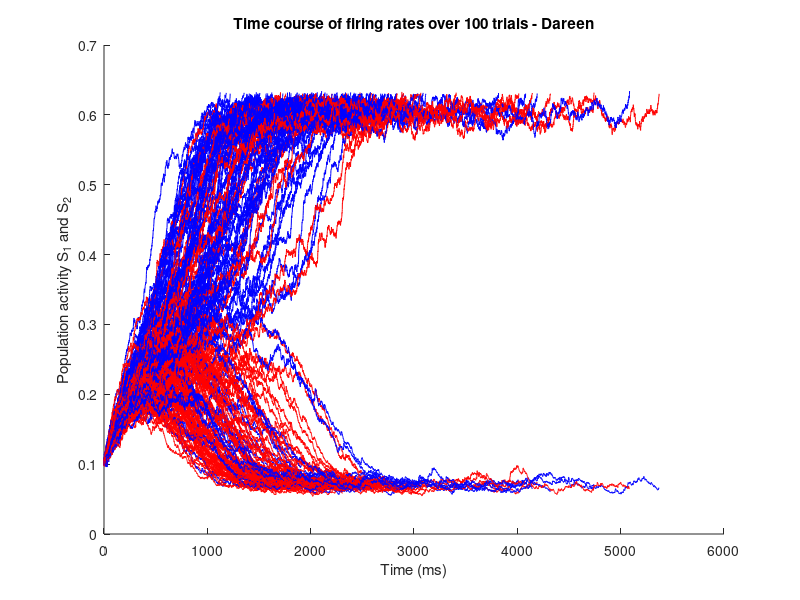

This chart was generated by the following MATLAB code: (Note: this script raises an error after producing the figure.)
%% Simulating the rate network
close all;clear all;clc

% defining time constant 
tau = 0.1; % 100 ms

% defining scaling function (gamma)
y = 0.641; 

% defining response function for non-linear gain; converts synaptic input
% into firing rate (like sigmoid function)
a = 270 * 10^9; 
b = 108; 
d = 0.15;

% defining synaptic weights
 w_11 = 0.2609 * 10^-9; % recurrent excitation from population 1-1
 w_22 = 0.2609 * 10^-9; % recurrent excitation from population 2-2
 w_12 = 0.0497 * 10^-9; % inhibition from population 1-2
 w_21 = 0.0497 * 10^-9; % inhibition from population 2-1

 % defining external current applied
 I_1 = 0.3310 * 10^-9; % external current applied to population 1 
 I_2 = 0.3304 * 10^-9; % external current applied to population 2

 % simulation time 
 dt = 0.001; % time step of 1ms 
 time_span = 7; % 7 seconds max per trial (the longer = better population stablisation)
 t = 0:dt:time_span; % time vector 

 % defining threshold; when S1 or S2 cross this, a decision is made 
 thresh = 0.63; % decision threshold at 0.63, can change later but I ran this script 
 % and changed this value until I saw changes in the model. First started
 % off at 0.8 but that was too high for the model to make a decision. 

total_trial = 100; % a total of 100 simulation trials

 % S population activity initialisation
S1_all = zeros(total_trial, length(t));
S2_all = zeros(total_trial, length(t));

% for calculating firing rate percentage later 
r1_all = zeros(total_trial, length(t));
r2_all = zeros(total_trial, length(t));

 % preallocation for decision outcomes where 1 = S1 wins, 2 = S2 wins
model_decision = zeros(1, total_trial);
duration = zeros(1, total_trial);

 % simulation loop over 100 trials 
 for trial = 1:total_trial
     S1 = 0.1; % initial state is 0.1
     S2 = 0.1; % initial state is 0.1
     output_decision = false; 

     for i = 1:length(t)
         current_time = t(i); % tracks the current time 

         % noise inputs on pop 1 and 2
         I_noise1 = 0.03 * 10^-9 * randn; % normal noise on inputs to population 1
         I_noise2 = 0.03 * 10^-9 * randn; % normal noise on inputs to population 2

         % computing synpatic for each pop 
         % excitation + inhbition + input + noise
         I_syn1 = w_11*S1 - w_12*S2 + I_1 + I_noise1; % equation 5
         I_syn2 = w_22*S2 - w_21*S1 + I_2 + I_noise2; % equation 6

         % computing firing rates using non-linear transfer function from
         % synaptic input
         r1 = (a*I_syn1 - b) / (1 - exp(-d*(a*I_syn1 - b))); % equation 3
         r2 = (a*I_syn2 - b) / (1 - exp(-d*(a*I_syn2 - b))); % equation 4

       % catching NaN values 
       if isnan(r1) || isinf(r1)
           r1 = 0;
       end
       if isnan(r2) || isinf(r2)
           r2 = 0;
       end

       % this stores firing rates 
       r1_all(trial, i) = r1;
       r2_all(trial, i) = r2;

         % updating S1 and S2 using Euler's method 
         dS1 = (-S1 / tau + (1-S1) * y * r1) * dt; % equation 1 
         dS2 = (-S2 / tau + (1-S2) * y * r2) * dt; % equation 2 

         % updates the pop activity values
         S1 = S1 + dS1;
         S2 = S2 + dS2;

         % catching NaNs again, for unstable activity
         if isnan(S1) || isinf(S1)
             S1 = 0;
         end
         if isnan(S2) || isinf(S2)
             S2 = 0;
         end

         % this stores updated activity 
         S1_all(trial, i) = S1;
         S2_all(trial, i) = S2;

     % checking for threshold crossing and decision outcome
if ~output_decision && (S1 >= thresh || S2 >= thresh)
    output_decision = true;
    duration(trial) = current_time; % time to reach threshold or make decision
    decision_index(trial) = i; % indexing this decision time

    % decision determined as soon as firing rate of model reaches threshold
    % 
    if S1 >= thresh
        model_decision(trial) = 1; % pop 1 wins
    else
        model_decision(trial) = 2; % pop 2 wins
    end

   % decided to hold activity constant after decision 
  S1_all(trial, i:end) = S1;
  S2_all(trial, i:end) = S2;
    break; % so the trial ends after the decision is made
end
     end
 end
 
% displaying the summary for initial input parameters 
no_decision_trials = sum(model_decision == 0); % essentially counts how many trials 
% failed to reach a decision - this fluctuates each time script is run
% because of randn

% this is what I used to tell me which threshold to use, I lowered the
% threshold until I saw outputs here
fprintf('Trials with no decision: %d out of %d\n', no_decision_trials, total_trial); 
fprintf('Proportion of trials choosing Option 1: %.2f\n', mean(model_decision == 1));
fprintf('Proportion of trials choosing Option 2: %.2f\n', mean(model_decision == 2));
fprintf('Mean decision time: %.3f seconds\n', mean(duration(duration > 0)));
%% Question 1: Plot the trajectory of 100 trials over time. 

figure(1); % for plotting trajectory of 100 trials over time 
hold on;

for trial = 1:total_trial % total_trial = 100
    if decision_index(trial) > 0 % trial is only plotted if decision was made and threshold crossed
        idx = decision_index(trial); % time index where decision occured
   plot(t(1:idx) * 1000, S1_all(trial, 1:idx), 'b', 'LineWidth', 0.3);  % Pop 1 activity over time up to decision
   plot(t(1:idx) * 1000, S2_all(trial, 1:idx), 'r', 'LineWidth', 0.3);  % Pop 2 activity over time up to decision
    end
end

xlabel('Time (ms)'); % up to 7000ms (so 7 seconds)
ylabel('Population activity S_1 and S_2'); % from 0.1 to 0.63
title('Time course of firing rates over 100 trials - Dareen');
yline(thresh, '--k', 'Threshold'); % represents when the decision was made (set as 0.63)
legend('S_1', 'S_2'); % S1 in blue, S2 in red 

hold off;

% plot reflects trial-to-trial variability because of noise
%% Question 2: Calculate the percentage of trials in which Population 1 reaches the decision threshold first.

% setting the decision threshold
decision_thresh = 0.5;

% initialising population that crossed the threshold first, where 1 is
% pop 1, 2 is pop 2, and 0 is neither
model_choice = zeros(total_trial, 1); 

% looping over all 100 trials 
for trial = 1:total_trial
    % find() to determine the first index where the threshold is crossed for each t
    S1_crossed = S1_all(trial, :) >= decision_thresh; % true if S1 crosses decision threshold
    S2_crossed = S2_all(trial, :) >= decision_thresh; % true if S2 crosses decision threshold

    % if either population crossed 0.5, then if sum > 0
    reached_thresh1 = sum(S1_crossed) > 0; % checking if S1 reached threshold
    reached_thresh2 = sum(S2_crossed) > 0; % checking if S2 reached threshold

    if reached_thresh1 && ~reached_thresh2
        model_choice(trial) = 1; % for population 1 if reached threshold first
    elseif ~reached_thresh1 && reached_thresh2
        model_choice(trial) = 2; % for population 2 if reached threshold first
    elseif reached_thresh1 && reached_thresh2 % if both reached threshold... then....

        % find which population reached first
        first1 = find(S1_crossed, 1); % indexing of S1 first crossing
        first2 = find(S2_crossed, 1); % indexing of S2 first crossing

        if first1 < first2
            model_choice(trial) = 1; % if S1 reached first it wins decision
        elseif first2 < first1
            model_choice(trial) = 2; % if S2 reached first it wins decision
        end
    end
end

% the proportion of trials choosing choice 1 
prop_choice1 = mean(model_choice == 1) * 100; % percentage is calculated

% displaying this percentage to include in document
fprintf('The model chose choice 1 in %.2f%% of trials.\n', prop_choice1);
%% Question 3: Calculate the average decision time when choosing choice 1

% setting the decision threshold
decision_thresh = 0.5; % decision when pop activity crosses this

%1: identifying the trials where pop 1 reaches 0.5 first
% initialising vector to store decision times (in seconds)
decision_times = NaN(total_trial, 1); % NaN to exclude trials that didn't reach the 0.5 first

% looping over the 100 simulation trials 
for trial = 1:total_trial
    % find() to get first time point when the threshold is crossed 
    S1_crossed = S1_all(trial, :) >= decision_thresh; % >= if pop1 reaches 0.5
    S2_crossed = S2_all(trial, :) >= decision_thresh; % >= if pop2 reaches 0.5

    % if sum > 0, then either population did cross 0.5
    reached_thresh1 = sum(S1_crossed) > 0;
    reached_thresh2 = sum(S2_crossed) > 0;

    % determining if pop 1 reached 0.5 first
    if reached_thresh1 && ~reached_thresh2
        % 2: time point when firing rate of pop 1 surpasses 0.5
        decision_times(trial) = t(find(S1_crossed, 1)); % decision time of pop 1 reaching 0.5
        % if both pop crossed 0.5
    elseif reached_thresh1 && reached_thresh2
        % find() for time where each pop reached 0.5
        first1 = find(S1_crossed, 1);
        first2 = find(S2_crossed, 1);
        
        if first1 < first2
            % storing decision time only if population 1 reached 0.5
            decision_times(trial) = t(first1); % time pop1 reached 0.5
        end
    end
end

% 3: computing mean of decision times (converted to ms)
% filtering non-NaN for trials where pop 1 didn't reach 0.5 (isnan)
avg_decision_time_choice1 = mean(decision_times(~isnan(decision_times))) * 1000;

% displaying the average decision time when model chooses choice 1
fprintf('Average decision time when choosing choice 1: %.0f ms\n', avg_decision_time_choice1);
%% Question 4: Adjust I_1 and I_2 so that population 1 reaches the threshold of 0.5 first in approximately 50% of trials.

% I just used the same rate network code as above but changed the I_1 and
% I_2 values (i did this until Q7) to see how often pop 1 wins

close all;clear all;clc

% defining time constant 
tau = 0.1; % 100 ms

% defining scaling factor for synaptic input
y = 0.641; 

% defining response function 
a = 270 * 10^9; % gain function: steepness
b = 108; % gain function: threshold shift
d = 0.15; % gain function: non-linearity 

% defining synaptic weights
 w_11 = 0.2609 * 10^-9; % recurrent exictation from population 1-1
 w_22 = 0.2609 * 10^-9; % recurrent excitation from population 2-2
 w_12 = 0.0497 * 10^-9; % inhibition from population 1-2
 w_21 = 0.0497 * 10^-9; % inhibition from population 2-1

 % defining external current applied for 50%; 
 % balancing inputs, but there is slight variability, so needs to be run multiple times
 I_1 = 0.3305 * 10^-9; % external current applied to population 1 
 I_2 = 0.3304 * 10^-9; % external current applied to population 2

 % simulation time 
 dt = 0.001; % time step of 1ms 
 time_span = 7; % 6 seconds max per trial
 t = 0:dt:time_span; % time vector 

 % defining threshold 
 thresh = 0.63; % decision threshold at 0.63, same as above, I still kept it at 0.63, not 0.5

 total_trial = 100; % a total of 100 simulation trials

 % S population activity initialisation
S1_all = zeros(total_trial, length(t));
S2_all = zeros(total_trial, length(t));

% for calculating firing rate percentage later 
r1_all = zeros(total_trial, length(t));
r2_all = zeros(total_trial, length(t));

 % preallocation for decision making
model_decision = zeros(1, total_trial); % stores decision (1 for S1, 2 for S2)
duration = zeros(1, total_trial); % stores decision time

 % simulation loop over trials 
 for trial = 1:total_trial
     S1 = 0.1; % initial state 
     S2 = 0.1; % initial state 
     output_decision = false; % tracking decision

     for i = 1:length(t)
         current_time = t(i); % current simulation time

         % noise inputs on pop 1 and 2
         I_noise1 = 0.03 * 10^-9 * randn; % normal noise on inputs to population 1
         I_noise2 = 0.03 * 10^-9 * randn; % normal noise on inputs to population 2

         % computing synpatic input currents for each pop
         I_syn1 = w_11*S1 - w_12*S2 + I_1 + I_noise1; % equation 5
         I_syn2 = w_22*S2 - w_21*S1 + I_2 + I_noise2; % equation 6

         % computing firing rates using non-linear function 
         r1 = (a*I_syn1 - b) / (1 - exp(-d*(a*I_syn1 - b))); % equation 3
         r2 = (a*I_syn2 - b) / (1 - exp(-d*(a*I_syn2 - b))); % equation 4

       % catching NaN values 
       if isnan(r1) || isinf(r1)
           r1 = 0;
       end
       if isnan(r2) || isinf(r2)
           r2 = 0;
       end

       % stores firing rates 
       r1_all(trial, i) = r1;
       r2_all(trial, i) = r2;

         % updating S1 and S2 using Euler's method 
         dS1 = (-S1 / tau + (1-S1) * y * r1) * dt; % equation 1 
         dS2 = (-S2 / tau + (1-S2) * y * r2) * dt; % equation 2 

         % updates population activity
         S1 = S1 + dS1;
         S2 = S2 + dS2;

         % catching NaNs
         if isnan(S1) || isinf(S1)
             S1 = 0;
         end
         if isnan(S2) || isinf(S2)
             S2 = 0;
         end

         % stores the pop activity 
         S1_all(trial, i) = S1;
         S2_all(trial, i) = S2;

     % checking for threshold crossing 
if ~output_decision && (S1 >= thresh || S2 >= thresh)
    output_decision = true;
    duration(trial) = current_time;
    decision_index(trial) = i;

    if S1 >= thresh
        model_decision(trial) = 1;
    else
        model_decision(trial) = 2;
    end

    % decided to hold activity constant after decision 
  S1_all(trial, i:end) = S1;
  S2_all(trial, i:end) = S2;
    break; % ends the trial early, just to avoid any more random fluctations
end
     end
 end
 
% summary stats display
no_decision_trials = sum(model_decision == 0);
fprintf('Trials with no decision: %d out of %d\n', no_decision_trials, total_trial);
fprintf('Proportion of trials choosing Option 1: %.2f\n', mean(model_decision == 1));
fprintf('Proportion of trials choosing Option 2: %.2f\n', mean(model_decision == 2));
fprintf('Mean decision time: %.3f seconds\n', mean(duration(duration > 0)));

% setting the decision threshold
decision_thresh = 0.5;

% Initialising population that crossed the threshold first, where 1 is
% population 1
model_choice = zeros(total_trial, 1); 

% looping over the 100 trials 
for trial = 1:total_trial
    % find() to determine whether threshold is reached for each t
    S1_crossed = S1_all(trial, :) >= decision_thresh;
    S2_crossed = S2_all(trial, :) >= decision_thresh;

    % if either population crossed 0.5, then if sum > 0
    reached_thresh1 = sum(S1_crossed) > 0;
    reached_thresh2 = sum(S2_crossed) > 0;

    if reached_thresh1 && ~reached_thresh2
        model_choice(trial) = 1; % for population 1 if reached threshold first
    elseif ~reached_thresh1 && reached_thresh2
        model_choice(trial) = 2; % for population 2 if reached threshold first
    elseif reached_thresh1 && reached_thresh2 % if both reached threshold...
        % find which population reached first
        first1 = find(S1_crossed, 1);
        first2 = find(S2_crossed, 1);

        if first1 < first2
            model_choice(trial) = 1;
        elseif first2 < first1
            model_choice(trial) = 2;
        end
    end
end

% the proportion of trials choosing choice 1 * 100 for %
prop_choice1 = mean(model_choice == 1) * 100;

fprintf('The model chose choice 1 in %.2f%% of trials.\n', prop_choice1);

% the same code as above is used until Q7, only difference is changes in
% tuning I_1 and I_2

% later use for Q9
% decision times  for trials where pop1 won
pop1_decision_times = duration(model_decision == 1);  % in seconds

% mean decision time
avg_decision_time_pop1 = mean(pop1_decision_times);  % in seconds

% displaying
fprintf('Average decision time for Population 1: %.3f seconds (%.0f ms)\n', ...
    avg_decision_time_pop1, avg_decision_time_pop1 * 1000);
%% Question 5: Adjust I_1 and I_2 so that population 1 reaches the threshold of 0.5 first in approximately 60% of trials. 

close all;clear all;clc

% defining time constant 
tau = 0.1; % 100 ms

% defining scaling function
y = 0.641; 

% defining response function 
a = 270 * 10^9; 
b = 108; 
d = 0.15;

% defining synaptic weights
 w_11 = 0.2609 * 10^-9; % from population 1-1
 w_22 = 0.2609 * 10^-9; % from population 2-2
 w_12 = 0.0497 * 10^-9; % from population 1-2
 w_21 = 0.0497 * 10^-9; % from population 2-1

 % defining external current applied; so pop 1 wins 60% of the time
 I_1 = 0.3310 * 10^-9; % external current applied to population 1 
 I_2 = 0.3306 * 10^-9; % external current applied to population 2

 % simulation time 
 dt = 0.001; % time step of 1ms 
 time_span = 7; % 6 seconds max per trial
 t = 0:dt:time_span; % time vector 

 % defining threshold 
 thresh = 0.63; % decision threshold at 0.63, can change later 

 total_trial = 100; % a total of 100 simulation trials

 % S population activity initialisation
S1_all = zeros(total_trial, length(t));
S2_all = zeros(total_trial, length(t));

% for calculating firing rate percentage later 
r1_all = zeros(total_trial, length(t));
r2_all = zeros(total_trial, length(t));

 % preallocation for decision making
model_decision = zeros(1, total_trial);
duration = zeros(1, total_trial);

 % simulation loop over trials 
 for trial = 1:total_trial
     S1 = 0.1;
     S2 = 0.1;
     output_decision = false; 

     for i = 1:length(t)
         current_time = t(i);

         % noise inputs on population 1 and 2
         I_noise1 = 0.03 * 10^-9 * randn; % normal noise on inputs to population 1
         I_noise2 = 0.03 * 10^-9 * randn; % normal noise on inputs to population 2

         % computing synpatic input currents
         I_syn1 = w_11*S1 - w_12*S2 + I_1 + I_noise1;
         I_syn2 = w_22*S2 - w_21*S1 + I_2 + I_noise2;

         % computing firing rates using non-linear function 
         r1 = (a*I_syn1 - b) / (1 - exp(-d*(a*I_syn1 - b)));
         r2 = (a*I_syn2 - b) / (1 - exp(-d*(a*I_syn2 - b)));

       % Catch NaN values from numerical overflow
       if isnan(r1) || isinf(r1)
           r1 = 0;
       end
       if isnan(r2) || isinf(r2)
           r2 = 0;
       end

       r1_all(trial, i) = r1;
       r2_all(trial, i) = r2;

         % updating S1 and S2 using Euler's method 
         dS1 = (-S1 / tau + (1-S1) * y * r1) * dt; % equation 1 
         dS2 = (-S2 / tau + (1-S2) * y * r2) * dt; % equation 2 

         S1 = S1 + dS1;
         S2 = S2 + dS2;

         % Catch NaNs or Infs in S values
         if isnan(S1) || isinf(S1)
             S1 = 0;
         end
         if isnan(S2) || isinf(S2)
             S2 = 0;
         end

         S1_all(trial, i) = S1;
         S2_all(trial, i) = S2;

     % checking for threshold crossing 
if ~output_decision && (S1 >= thresh || S2 >= thresh)
    output_decision = true;
    duration(trial) = current_time;
    decision_index(trial) = i;

    if S1 >= thresh
        model_decision(trial) = 1;
    else
        model_decision(trial) = 2;
    end

  S1_all(trial, i:end) = S1;
  S2_all(trial, i:end) = S2;
    break;
end
     end
 end
 
% Summary stats (moved outside of loop)
no_decision_trials = sum(model_decision == 0);
fprintf('Trials with no decision: %d out of %d\n', no_decision_trials, total_trial);
fprintf('Proportion of trials choosing Option 1: %.2f\n', mean(model_decision == 1));
fprintf('Proportion of trials choosing Option 2: %.2f\n', mean(model_decision == 2));
fprintf('Mean decision time: %.3f seconds\n', mean(duration(duration > 0))); % this is for all trials. 
       
% setting the decision threshold
decision_thresh = 0.5;

% Initialising population that crossed the threshold first, where 1 is
% population 1
model_choice = zeros(total_trial, 1); 

% looping over the 100 trials 
for trial = 1:total_trial
    % find() to determine whether threshold is reached for each t
    S1_crossed = S1_all(trial, :) >= decision_thresh;
    S2_crossed = S2_all(trial, :) >= decision_thresh;

    % if either population crossed 0.5, then if sum > 0
    reached_thresh1 = sum(S1_crossed) > 0;
    reached_thresh2 = sum(S2_crossed) > 0;

    if reached_thresh1 && ~reached_thresh2
        model_choice(trial) = 1; % for population 1 if reached threshold first
    elseif ~reached_thresh1 && reached_thresh2
        model_choice(trial) = 2; % for population 2 if reached threshold first
    elseif reached_thresh1 && reached_thresh2 % if both reached threshold...
        % find which population reached first
        first1 = find(S1_crossed, 1);
        first2 = find(S2_crossed, 1);

        if first1 < first2
            model_choice(trial) = 1;
        elseif first2 < first1
            model_choice(trial) = 2;
        end
    end
end

% the proportion of trials choosing choice 1 * 100 for %
prop_choice1 = mean(model_choice == 1) * 100;

% this displays the percentage of trials choosing choice 1 - it will
% fluctuate
fprintf('The model chose choice 1 in %.2f%% of trials.\n', prop_choice1); 


% irrelevent to this question, but I use later use for Q9 
% decision times  for trials where pop1 won
pop1_decision_times = duration(model_decision == 1);  % in seconds

% mean decision time
avg_decision_time_pop1 = mean(pop1_decision_times);  % in seconds

% displaying
fprintf('Average decision time for Population 1: %.3f seconds (%.0f ms)\n', ...
    avg_decision_time_pop1, avg_decision_time_pop1 * 1000);
%% Question 6: Adjust I_1 and I_2 so that population 1 reaches the threshold of 0.5 first in approximately 80% of trials. Determine the appropriate values for I_1 and I_2. 

close all;clear all;clc

% defining time constant 
tau = 0.1; % 100 ms

% defining scaling function
y = 0.641; 

% defining response function 
a = 270 * 10^9; 
b = 108; 
d = 0.15;

% defining synaptic weights
 w_11 = 0.2609 * 10^-9; % from population 1-1
 w_22 = 0.2609 * 10^-9; % from population 2-2
 w_12 = 0.0497 * 10^-9; % from population 1-2
 w_21 = 0.0497 * 10^-9; % from population 2-1

 % defining external current applied; so pop 1 wins 80% of the time
 I_1 = 0.3315 * 10^-9; % external current applied to population 1 
 I_2 = 0.3301 * 10^-9; % external current applied to population 2

 % simulation time 
 dt = 0.001; % time step of 1ms 
 time_span = 7; % 6 seconds max per trial
 t = 0:dt:time_span; % time vector 

 % defining threshold 
 thresh = 0.63; % decision threshold at 0.63, can change later 

 total_trial = 100; % a total of 100 simulation trials

 % S population activity initialisation
S1_all = zeros(total_trial, length(t));
S2_all = zeros(total_trial, length(t));

% for calculating firing rate percentage later 
r1_all = zeros(total_trial, length(t));
r2_all = zeros(total_trial, length(t));

 % preallocation for decision making
model_decision = zeros(1, total_trial);
duration = zeros(1, total_trial);

 % simulation loop over trials 
 for trial = 1:total_trial
     S1 = 0.1;
     S2 = 0.1;
     output_decision = false; 

     for i = 1:length(t)
         current_time = t(i);

         % noise inputs on population 1 and 2
         I_noise1 = 0.03 * 10^-9 * randn; % normal noise on inputs to population 1
         I_noise2 = 0.03 * 10^-9 * randn; % normal noise on inputs to population 2

         % computing synpatic input currents
         I_syn1 = w_11*S1 - w_12*S2 + I_1 + I_noise1;
         I_syn2 = w_22*S2 - w_21*S1 + I_2 + I_noise2;

         % computing firing rates using non-linear function 
         r1 = (a*I_syn1 - b) / (1 - exp(-d*(a*I_syn1 - b)));
         r2 = (a*I_syn2 - b) / (1 - exp(-d*(a*I_syn2 - b)));

       % Catch NaN values from numerical overflow
       if isnan(r1) || isinf(r1)
           r1 = 0;
       end
       if isnan(r2) || isinf(r2)
           r2 = 0;
       end

       r1_all(trial, i) = r1;
       r2_all(trial, i) = r2;

         % updating S1 and S2 using Euler's method 
         dS1 = (-S1 / tau + (1-S1) * y * r1) * dt; % equation 1 
         dS2 = (-S2 / tau + (1-S2) * y * r2) * dt; % equation 2 

         S1 = S1 + dS1;
         S2 = S2 + dS2;

         % removing NaNs 
         if isnan(S1) || isinf(S1)
             S1 = 0;
         end
         if isnan(S2) || isinf(S2)
             S2 = 0;
         end

         S1_all(trial, i) = S1;
         S2_all(trial, i) = S2;

     % checking for threshold crossing 
if ~output_decision && (S1 >= thresh || S2 >= thresh)
    output_decision = true;
    duration(trial) = current_time;
    decision_index(trial) = i;

    if S1 >= thresh
        model_decision(trial) = 1;
    else
        model_decision(trial) = 2;
    end

  S1_all(trial, i:end) = S1;
  S2_all(trial, i:end) = S2;
    break;
end
     end
 end
 
% displaying summary 
no_decision_trials = sum(model_decision == 0);
fprintf('Trials with no decision: %d out of %d\n', no_decision_trials, total_trial);
fprintf('Proportion of trials choosing Option 1: %.2f\n', mean(model_decision == 1));
fprintf('Proportion of trials choosing Option 2: %.2f\n', mean(model_decision == 2));
fprintf('Mean decision time: %.3f seconds\n', mean(duration(duration > 0)));

% setting the decision threshold
decision_thresh = 0.5;

% Initialising population that crossed the threshold first, where 1 is
% population 1
model_choice = zeros(total_trial, 1); 

% looping over the 100 trials 
for trial = 1:total_trial
    % find() to determine whether threshold is reached for each t
    S1_crossed = S1_all(trial, :) >= decision_thresh;
    S2_crossed = S2_all(trial, :) >= decision_thresh;

    % if either population crossed 0.5, then if sum > 0
    reached_thresh1 = sum(S1_crossed) > 0;
    reached_thresh2 = sum(S2_crossed) > 0;

    if reached_thresh1 && ~reached_thresh2
        model_choice(trial) = 1; % for population 1 if reached threshold first
    elseif ~reached_thresh1 && reached_thresh2
        model_choice(trial) = 2; % for population 2 if reached threshold first
    elseif reached_thresh1 && reached_thresh2 % if both reached threshold...
        % find which population reached first
        first1 = find(S1_crossed, 1);
        first2 = find(S2_crossed, 1);

        if first1 < first2
            model_choice(trial) = 1;
        elseif first2 < first1
            model_choice(trial) = 2;
        end
    end
end

% the proportion of trials choosing choice 1 * 100 for %
prop_choice1 = mean(model_choice == 1) * 100;

fprintf('The model chose choice 1 in %.2f%% of trials.\n', prop_choice1);

% irrelevent to this question, but I use later use for Q9 
% decision times  for trials where pop1 won
pop1_decision_times = duration(model_decision == 1);  % in seconds

% mean decision time
avg_decision_time_pop1 = mean(pop1_decision_times);  % in seconds

% displaying
fprintf('Average decision time for Population 1: %.3f seconds (%.0f ms)\n', ...
    avg_decision_time_pop1, avg_decision_time_pop1 * 1000);
%% Question 7: Adjust I_1 and I_2 so that population 1 reaches the threshold of 0.5 first in approximately 100% of trials. 

close all;clear all;clc

% defining time constant 
tau = 0.1; % 100 ms

% defining scaling function
y = 0.641; 

% defining response function 
a = 270 * 10^9; 
b = 108; 
d = 0.15;

% defining synaptic weights
 w_11 = 0.2609 * 10^-9; % from population 1-1
 w_22 = 0.2609 * 10^-9; % from population 2-2
 w_12 = 0.0497 * 10^-9; % from population 1-2
 w_21 = 0.0497 * 10^-9; % from population 2-1

 % defining external current applied, so pop 1 wins 100% of the time
 I_1 = 0.3336 * 10^-9; % external current applied to population 1 is much stronger
 I_2 = 0.3300 * 10^-9; % external current applied to population 2

 % simulation time 
 dt = 0.001; % time step of 1ms 
 time_span = 7; % 6 seconds max per trial
 t = 0:dt:time_span; % time vector 

 % defining threshold 
 thresh = 0.63; % decision threshold at 0.63, can change later 

 total_trial = 100; % a total of 100 simulation trials

 % S population activity initialisation
S1_all = zeros(total_trial, length(t));
S2_all = zeros(total_trial, length(t));

% for calculating firing rate percentage later 
r1_all = zeros(total_trial, length(t));
r2_all = zeros(total_trial, length(t));

 % preallocation for decision making
model_decision = zeros(1, total_trial);
duration = zeros(1, total_trial);

 % simulation loop over trials 
 for trial = 1:total_trial
     S1 = 0.1;
     S2 = 0.1;
     output_decision = false; 

     for i = 1:length(t)
         current_time = t(i);

         % noise inputs on population 1 and 2
         I_noise1 = 0.03 * 10^-9 * randn; % normal noise on inputs to population 1
         I_noise2 = 0.03 * 10^-9 * randn; % normal noise on inputs to population 2

         % computing synpatic input currents
         I_syn1 = w_11*S1 - w_12*S2 + I_1 + I_noise1;
         I_syn2 = w_22*S2 - w_21*S1 + I_2 + I_noise2;

         % computing firing rates using non-linear function 
         r1 = (a*I_syn1 - b) / (1 - exp(-d*(a*I_syn1 - b)));
         r2 = (a*I_syn2 - b) / (1 - exp(-d*(a*I_syn2 - b)));

       % Catch NaN values from numerical overflow
       if isnan(r1) || isinf(r1)
           r1 = 0;
       end
       if isnan(r2) || isinf(r2)
           r2 = 0;
       end

       r1_all(trial, i) = r1;
       r2_all(trial, i) = r2;

         % updating S1 and S2 using Euler's method 
         dS1 = (-S1 / tau + (1-S1) * y * r1) * dt; % equation 1 
         dS2 = (-S2 / tau + (1-S2) * y * r2) * dt; % equation 2 

         S1 = S1 + dS1;
         S2 = S2 + dS2;

         % Catch NaNs or Infs in S values
         if isnan(S1) || isinf(S1)
             S1 = 0;
         end
         if isnan(S2) || isinf(S2)
             S2 = 0;
         end

         S1_all(trial, i) = S1;
         S2_all(trial, i) = S2;

     % checking for threshold crossing 
if ~output_decision && (S1 >= thresh || S2 >= thresh)
    output_decision = true;
    duration(trial) = current_time;
    decision_index(trial) = i;

    if S1 >= thresh
        model_decision(trial) = 1;
    else
        model_decision(trial) = 2;
    end

  S1_all(trial, i:end) = S1;
  S2_all(trial, i:end) = S2;
    break;
end
     end
 end
 
% summary stats display
no_decision_trials = sum(model_decision == 0);
fprintf('Trials with no decision: %d out of %d\n', no_decision_trials, total_trial);
fprintf('Proportion of trials choosing Option 1: %.2f\n', mean(model_decision == 1));
fprintf('Proportion of trials choosing Option 2: %.2f\n', mean(model_decision == 2));
fprintf('Mean decision time: %.3f seconds\n', mean(duration(duration > 0)));
        
% setting the decision threshold
decision_thresh = 0.5; 

% Initialising population that crossed the threshold first, where 1 is
% population 1
model_choice = zeros(total_trial, 1); 

% looping over the 100 trials 
for trial = 1:total_trial
    % find() to determine whether threshold is reached for each t
    S1_crossed = S1_all(trial, :) >= decision_thresh;
    S2_crossed = S2_all(trial, :) >= decision_thresh;

    % if either population crossed 0.5, then if sum > 0
    reached_thresh1 = sum(S1_crossed) > 0;
    reached_thresh2 = sum(S2_crossed) > 0;

    if reached_thresh1 && ~reached_thresh2
        model_choice(trial) = 1; % for population 1 if reached threshold first
    elseif ~reached_thresh1 && reached_thresh2
        model_choice(trial) = 2; % for population 2 if reached threshold first
    elseif reached_thresh1 && reached_thresh2 % if both reached threshold...
        % find which population reached first
        first1 = find(S1_crossed, 1);
        first2 = find(S2_crossed, 1);

        if first1 < first2
            model_choice(trial) = 1;
        elseif first2 < first1
            model_choice(trial) = 2;
        end
    end
end

% the proportion of trials choosing choice 1 * 100 for %
prop_choice1 = mean(model_choice == 1) * 100;

fprintf('The model chose choice 1 in %.2f%% of trials.\n', prop_choice1);

% later use for Q9
% decision times  for trials where pop1 won
pop1_decision_times = duration(model_decision == 1);  % in seconds

% mean decision time
avg_decision_time_pop1 = mean(pop1_decision_times);  % in seconds

% displaying results 
fprintf('Average decision time for Population 1: %.3f seconds (%.0f ms)\n', ...
    avg_decision_time_pop1, avg_decision_time_pop1 * 1000);
%% Question 8: Plot the percentage of trials in which population 1 reaches the threshold of 0.5 first as a function of the difference between I_1 and I_2. 

% Input differences; values used in Q4-Q7
I_1_values = [0.3305, 0.3310, 0.3315, 0.3336]; % for pop1 in nA
I_2_values = [0.3304, 0.3306, 0.3301, 0.3300]; % for pop2 in nA

% calculating the input differences defined for x-axis
input_diff = I_1_values - I_2_values; % how much more input pop1 got

% percentage of trails where pop1 reached 0.5 first
pop1_condition = [50, 60, 80, 100]; % for the y-axis

% plotting difference between input currents over percentage of trials
% where pop1 reaches 0.5 first. 
figure(2);
plot(input_diff, pop1_condition, 'o-', 'LineWidth', 2, 'MarkerSize', 8);
xlabel('I_1 - I_2 (nA)'); % difference between two inputs 
ylabel('Percentage of trials where Population 1 wins (%)'); % percentage of trials where pop1 
% reaches the threshold first
title('Population 1 Win Rate vs Input Current Difference - Dareen', 'FontSize', 14);
grid on; % for visuals

% figure shows that increasing the difference between input currents (from 50% to 100%) affects
% likelihood of pop1 winning
%% Question 9: Plot the mean decision time for trials where Pop1 wins, as a function of input difference

% defining I_1 and I_2 values in nA (im just re-doing it again)
I_1_values = [0.3305, 0.3310, 0.3315, 0.3336];
I_2_values = [0.3304, 0.3306, 0.3301, 0.3300];

% how much more input pop 1 received; value for x-axis
input_diff = I_1_values - I_2_values; 

% Define average decision times for Pop 1 (manually computed from simulation where % were exact for each percentage, because of randn, values may vary slightly)
%  decision times where Pop 1 reached threshold first
avg_decision_times = [2.638, 2.329, 1.836, 1.240];  % in seconds

% Convert to milliseconds for clarity (optional)
avg_decision_times_ms = avg_decision_times * 1000;

% plotting average decision time for trials where pop1 wins 
figure(3);
plot(input_diff, avg_decision_times_ms, 'o-', 'LineWidth', 2, 'MarkerSize', 8); % so input difference over mean decision times
xlabel('I_1 - I_2 (nA)', 'FontSize', 12);
ylabel('Average Decision Time for Choice 1 (ms)', 'FontSize', 12);
title('Population 1 Decision Time vs Input Current Difference - Dareen', 'FontSize', 14);
grid on; % for better visuals 

% the larger the input difference, the faster pop1 reached 0.5 threshold. 
% the non-linear curve maybe means rapid changes with small bias because
% more input received by pop 1
%% Question 9 Extension: Nonlinear Fit to Decision Time Data

% Fit an exponential decay model to the mean decision times
% as a function of the external input difference.

% Define the exponential decay function
exp_model = @(p, x) p(1) * exp(-p(2) * x) + p(3);

% Initial parameter estimates
initial_params = [2000, 500, 500];

% Estimate parameters by minimising squared residuals
fitted_params = fminsearch(@(p) ...
    sum((avg_decision_times_ms - exp_model(p, input_diff)).^2), ...
    initial_params);

% Generate smooth x-values for plotting
x_fit = linspace(min(input_diff), max(input_diff), 200);

% Calculate fitted decision times
y_fit = exp_model(fitted_params, x_fit);

% Plot observed data and nonlinear fit
figure(4);
plot(input_diff, avg_decision_times_ms, 'o', ...
    'LineWidth', 2, 'MarkerSize', 8);
hold on;

plot(x_fit, y_fit, '-', 'LineWidth', 2);

xlabel('I_1 - I_2 (nA)');
ylabel('Average Decision Time for Choice 1 (ms)');
title('Nonlinear Fit: Decision Time vs Input Current Difference');

legend('Observed Data', 'Exponential Fit', 'Location', 'best');
grid on;
hold off;

% Calculate goodness of fit
predicted_times = exp_model(fitted_params, input_diff);

SS_res = sum((avg_decision_times_ms - predicted_times).^2);
SS_tot = sum((avg_decision_times_ms - mean(avg_decision_times_ms)).^2);

R_squared = 1 - SS_res / SS_tot;

fprintf('Exponential model R-squared: %.3f\n', R_squared);
%% Question 10: Analyse the model in the phase plane for one trial

% 1:Plot in the phase plane

% plotting S1 on the x-axis and S2 on the y-axis for one trial to show how
% the system evolves over time in the space - so the trajectory

% visualising how population activity evolve over time, and where the
% system is stable or unstable 

trial = 1; % choosing trial 1 to plot

% plotting in the phase plane the trajectory of S_1 and S_2 for trial 1
figure(4);
plot(S1_all(trial, :), S2_all(trial, :), 'b', 'LineWidth', 1.5);
hold on;
xlabel('S_1'); % S1 on x-axis
ylabel('S_2'); % S2 on y-axis 
% shows how population activity evolves during the trial 
title('Phase Plane Trajectory for Trial One - Dareen', 'FontSize', 14);
grid on;
hold off; 
% shows how the system moves through state space 

% phase plane shows low activity for both pop, S2 quickly rises but then
% declines as S1 rises, settles into a final state around 0.6 in favour of
% pop1

% The trajectory spirals or flows toward a stable state (an attractor), showing decision formation.


% 2: Try to numerically calculate and plot the nullclines

% S_1 nullcline = all points where dS1/dt = 0
%S_1 nullcline = all points where dS2/dt = 0
% equllibrium when points intersect; so find where its rate of change = 0


% so, grid of S_1 and S_2 

% compute dS_1 and d_S2 at every grid point

% find points that are close to zero and plot those points

% numerical calculation
% defining S1 and S2 ranges for nullclines 
S1_vals = 0:0.01:1;
S2_vals = 0:0.01:1;

% preallocating matrices for dS1 and dS2; setting up the grid 
dS1 = zeros(length(S1_vals), length(S2_vals)); % pop 1
dS2 = zeros(length(S1_vals), length(S2_vals)); % pop 2

% looping over S1 and S2 grid to calculate dS1 and dS2
for i = 1:length(S1_vals)
    for j = 1:length(S2_vals)
        S1 = S1_vals(i);
        S2 = S2_vals(j);

        % Synaptic inputs calculated for each pop
        I_syn1 = w_11 * S1 - w_12 * S2 + I_1;
        I_syn2 = w_22 * S2 - w_21 * S1 + I_2;

        % Firing rates using nonlinear response function (gain) calculated for each pop
        r1 = (a * I_syn1 - b) / (1 - exp(-d * (a * I_syn1 - b)));
        r2 = (a * I_syn2 - b) / (1 - exp(-d * (a * I_syn2 - b)));

        % catching NaN values 
        if isnan(r1) || isinf(r1)
            r1 = 0;
        end
        if isnan(r2) || isinf(r2)
            r2 = 0;
        end

        % computing the derivatives; where rate of change is 0 (the
        % nullclines)
        dS1(i, j) = (-S1 / tau) + (1 - S1) * y * r1;
        dS2(i, j) = (-S2 / tau) + (1 - S2) * y * r2;
    end
end

% using surf(); surface plots to plot across a grid for S1 rate of change
figure(5); 
surf(S1_vals, S2_vals, dS1');
xlabel('S_1'); 
ylabel('S_2'); 
zlabel('dS_1/dt');
title('Surface Plot of dS_1/dt - Dareen');
% shows how dS1/dt varies across state space


% same thing but for S2 rate of change 
figure(6);
surf(S1_vals, S2_vals, dS2');
xlabel('S_1'); 
ylabel('S_2'); 
zlabel('dS_2/dt');
title('Surface Plot of dS_2/dt - Dareen');
% shows how dS2/dt varies across state space

% flatter regions are closer to steady-state

% help locate nullclines visually; flat plane is where derivative = 0

% also plotted nullcline on a 2D graph to locate fixed points

% S1 nullcline
[ind1, ind2, ~] = find(dS1 > -0.01 & dS1 < 0.01); % finding all points where dS1/dt = 0 (

figure(7);
plot(S2_vals(ind2), S1_vals(ind1), 'r.', 'MarkerSize', 10) % plot in red to show where S1 derivative = 0

% S2 nullcline 
[ind1, ind2, ~] = find(dS2 > -0.01 & dS2 < 0.01); %  finding all points where dS2/dt = 0

hold on; 

plot(S2_vals(ind2), S1_vals(ind1), 'b*', 'MarkerSize', 8) % plot in blue to show where S2 derivative = 0

xlabel('S_2')
ylabel('S_1')
legend({'dS_1/dt ≈ 0 (S_1 nullcline)', 'dS_2/dt ≈ 0 (S_2 nullcline)'})
title('Numerical Nullclines of the Model - Dareen')
grid on; 
% intersection points are the  fixed points
% stable attractors if trajectory flows toward these fixed points
% (attractors)

%% 
% 2.5: optionally, overlaying phase trajectory for one trial
hold on;
plot(S2_all(trial, :), S1_all(trial, :), 'k', 'LineWidth', 1.2); % black trajectory line onto nullcline plot

% green mark for final state of the system 
plot(S2_all(trial,end), S1_all(trial,end), 'go', 'MarkerSize', 8, 'MarkerFaceColor', 'g');
%% additional visualistion of decision dynamics - animated, like in lab8

figure(8);

% retrieving the population activity trajectories for trial 1
S1 = S1_all(trial, :);
S2 = S2_all(trial, :);

% for consistency
s_min = min([S1, S2]) - 0.02; % min activity across populations
s_max = max([S1, S2]) + 0.02; % max activity across populations

% looping in steps of 5
for i = 1:5:length(t) % t is 7 seconds
    subplot(2,1,1); % phase plane plot
    cla; % this clears the previous frame 
    hold on;
    plot(S1, S2, 'k'); % x-axis is pop1; y-axis is pop2 (full trajectory)
    plot(S1(i), S2(i), 'o', 'MarkerFaceColor', 'b'); % plots current point in the trajectory in blue
    xlabel('S_1'); ylabel('S_2'); 
    title(' Phase Plane for Trial One - Dareen');

    % again, consistency for axis limits
    xlim([s_min s_max]); 
    ylim([s_min s_max]);

% phase plane shows the trajectory starting from 0.1 for both S1 and S2
% system fluctuates upwards (maybe due to noise or system uncertainty;randn), then increasing S1
% and decreasing S2.
% trajectory settles around 0.63 for S1, and 0.1 for S2. The attractor state is in favour of S1 

    subplot(2,1,2); % plots the time series of S1 and S2 activity 
    cla; 
    hold on;
    plot(t(1:i), S1(1:i), 'b'); % plots S1 in blue up to time i
    plot(t(1:i), S2(1:i), 'r'); % plots S2 in red up to time i
    plot(t(i), S1(i), 'o', 'MarkerFaceColor', 'b'); % current point in blue for S1
    plot(t(i), S2(i), 'o', 'MarkerFaceColor', 'r'); % current point in red for S2
    xlabel('Time'); 
    ylabel('Activity'); 
    title('Population Activity Over Time for Trial One - Dareen');
    legend('S_1','S_2'); 

% fixed axes
    xlim([0 max(t)]); 
    ylim([s_min s_max]);  
    pause(0.05); % short pause for speed
end

% population activity over time shows S1 passing the threshold of 0.63,
% then plateaus 
% S2, however, rises earlier than S1 but becomes suppressed 
% S1 wins 
%%
